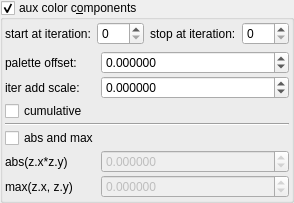
    <widget class="MyGroupBox" name="groupCheck_fold_color_aux_color_enabled">
     <property name="title">
      <string>aux color c&amp;omponents</string>
     </property>
     <property name="checkable">
      <bool>true</bool>
     </property>
     <layout class="QVBoxLayout" name="verticalLayout_11">
      <property name="leftMargin">
       <number>2</number>
      </property>
      <property name="topMargin">
       <number>2</number>
      </property>
      <property name="rightMargin">
       <number>2</number>
      </property>
      <property name="bottomMargin">
       <number>2</number>
      </property>
      <item>
       <layout class="QHBoxLayout" name="horizontalLayout_23" stretch="0,1,0,1">
        <item>
         <widget class="QLabel" name="label_103">
          <property name="text">
           <string>start at iteration:</string>
          </property>
         </widget>
        </item>
        <item>
         <widget class="MySpinBox" name="spinboxInt_fold_color_start_iterations_A">
          <property name="sizePolicy">
           <sizepolicy hsizetype="Minimum" vsizetype="Maximum">
            <horstretch>0</horstretch>
            <verstretch>0</verstretch>
           </sizepolicy>
          </property>
          <property name="minimum">
           <number>0</number>
          </property>
          <property name="maximum">
           <number>999</number>
          </property>
          <property name="value">
           <number>0</number>
          </property>
         </widget>
        </item>
        <item>
         <widget class="QLabel" name="label_75">
          <property name="text">
           <string>stop at iteration:</string>
          </property>
         </widget>
        </item>
        <item>
         <widget class="MySpinBox" name="spinboxInt_fold_color_stop_iterations_A">
          <property name="sizePolicy">
           <sizepolicy hsizetype="Preferred" vsizetype="Maximum">
            <horstretch>0</horstretch>
            <verstretch>0</verstretch>
           </sizepolicy>
          </property>
          <property name="maximum">
           <number>999</number>
          </property>
         </widget>
        </item>
       </layout>
      </item>
      <item>
       <layout class="QGridLayout" name="gridLayout_18" columnstretch="0,1">
        <property name="spacing">
         <number>2</number>
        </property>
        <item row="2" column="0">
         <widget class="MyCheckBox" name="checkBox_fold_color_aux_color_enabledA">
          <property name="text">
           <string>cumulative</string>
          </property>
         </widget>
        </item>
        <item row="5" column="0">
         <widget class="QLabel" name="label_53">
          <property name="text">
           <string>abs(z.x*z.y)</string>
          </property>
         </widget>
        </item>
        <item row="6" column="1">
         <widget class="MyDoubleSpinBox" name="spinbox4_fold_color_difs_0000_y">
          <property name="enabled">
           <bool>false</bool>
          </property>
          <property name="sizePolicy">
           <sizepolicy hsizetype="Minimum" vsizetype="Maximum">
            <horstretch>0</horstretch>
            <verstretch>0</verstretch>
           </sizepolicy>
          </property>
          <property name="prefix">
           <string/>
          </property>
          <property name="suffix">
           <string/>
          </property>
          <property name="decimals">
           <number>6</number>
          </property>
          <property name="minimum">
           <double>-100.000000000000000</double>
          </property>
          <property name="maximum">
           <double>100.000000000000000</double>
          </property>
          <property name="singleStep">
           <double>0.100000000000000</double>
          </property>
         </widget>
        </item>
        <item row="1" column="1">
         <widget class="MyDoubleSpinBox" name="spinbox_fold_color_difs0">
          <property name="sizePolicy">
           <sizepolicy hsizetype="Minimum" vsizetype="Maximum">
            <horstretch>0</horstretch>
            <verstretch>0</verstretch>
           </sizepolicy>
          </property>
          <property name="prefix">
           <string/>
          </property>
          <property name="suffix">
           <string/>
          </property>
          <property name="decimals">
           <number>6</number>
          </property>
          <property name="minimum">
           <double>-100.000000000000000</double>
          </property>
          <property name="maximum">
           <double>100.000000000000000</double>
          </property>
          <property name="singleStep">
           <double>0.100000000000000</double>
          </property>
         </widget>
        </item>
        <item row="0" column="1">
         <widget class="MyDoubleSpinBox" name="spinbox4_fold_color_difs_0000_w">
          <property name="sizePolicy">
           <sizepolicy hsizetype="Minimum" vsizetype="Maximum">
            <horstretch>0</horstretch>
            <verstretch>0</verstretch>
           </sizepolicy>
          </property>
          <property name="prefix">
           <string/>
          </property>
          <property name="suffix">
           <string/>
          </property>
          <property name="decimals">
           <number>6</number>
          </property>
          <property name="minimum">
           <double>-100.000000000000000</double>
          </property>
          <property name="maximum">
           <double>100.000000000000000</double>
          </property>
          <property name="singleStep">
           <double>0.100000000000000</double>
          </property>
         </widget>
        </item>
        <item row="6" column="0">
         <widget class="QLabel" name="label_55">
          <property name="text">
           <string>max(z.x, z.y)</string>
          </property>
         </widget>
        </item>
        <item row="0" column="0">
         <widget class="QLabel" name="label_20">
          <property name="text">
           <string>palette offset:</string>
          </property>
         </widget>
        </item>
        <item row="1" column="0">
         <widget class="QLabel" name="label_21">
          <property name="text">
           <string>iter add scale:</string>
          </property>
         </widget>
        </item>
        <item row="5" column="1">
         <widget class="MyDoubleSpinBox" name="spinbox4_fold_color_difs_0000_x">
          <property name="enabled">
           <bool>false</bool>
          </property>
          <property name="sizePolicy">
           <sizepolicy hsizetype="Minimum" vsizetype="Maximum">
            <horstretch>0</horstretch>
            <verstretch>0</verstretch>
           </sizepolicy>
          </property>
          <property name="prefix">
           <string/>
          </property>
          <property name="suffix">
           <string/>
          </property>
          <property name="decimals">
           <number>6</number>
          </property>
          <property name="minimum">
           <double>-100.000000000000000</double>
          </property>
          <property name="maximum">
           <double>100.000000000000000</double>
          </property>
          <property name="singleStep">
           <double>0.100000000000000</double>
          </property>
         </widget>
        </item>
        <item row="4" column="0">
         <widget class="MyCheckBox" name="checkBox_fold_color_aux_color_enabled_false">
          <property name="text">
           <string>abs and max</string>
          </property>
         </widget>
        </item>
        <item row="3" column="0" colspan="2">
         <widget class="Line" name="line">
          <property name="orientation">
           <enum>Qt::Horizontal</enum>
          </property>
         </widget>
        </item>
       </layout>
      </item>
     </layout>
    </widget>
